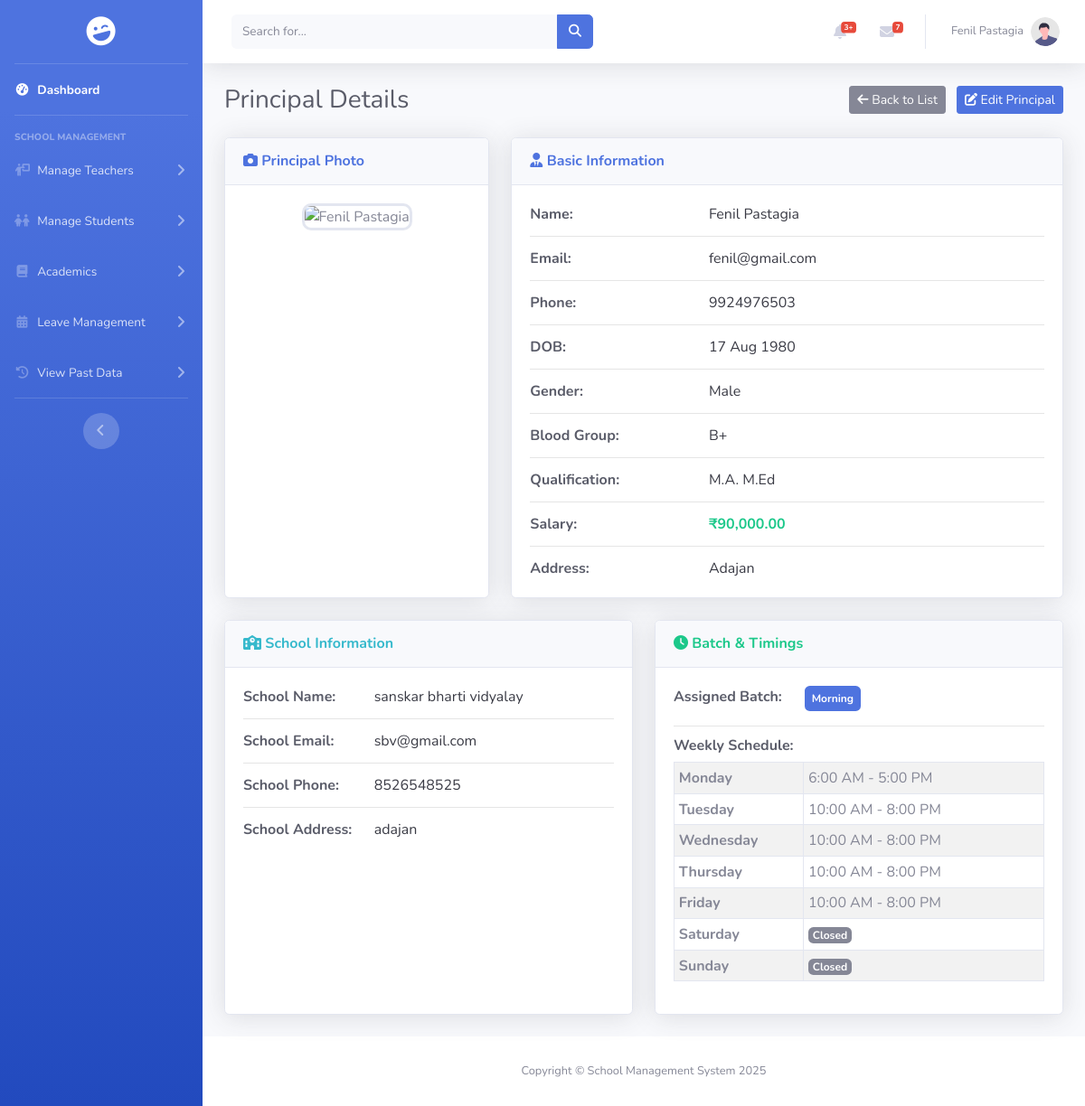
Page /pages/principal/view.php?id=10 (signed in) on the committed database.
### tables this page shows
CREATE TABLE `principal` (
  `id` int(11) NOT NULL,
  `principal_image` varchar(255) DEFAULT NULL,
  `school_id` int(11) DEFAULT NULL,
  `principal_name` varchar(50) DEFAULT NULL,
  `email` varchar(50) NOT NULL,
  `password` varchar(255) NOT NULL,
  `phone` varchar(10) DEFAULT NULL,
  `principal_dob` date DEFAULT NULL,
  `gender` enum('Male','Female','Others') NOT NULL,
  `blood_group` enum('A+','A-','B+','B-','AB+','AB-','O+','O-') NOT NULL,
  `address` text DEFAULT NULL,
  `qualification` varchar(50) DEFAULT NULL,
  `salary` decimal(10,2) DEFAULT NULL,
  `batch` enum('Morning','Evening') DEFAULT NULL
);

CREATE TABLE `school` (
  `id` int(11) NOT NULL,
  `school_logo` varchar(255) DEFAULT NULL,
  `school_name` varchar(100) DEFAULT NULL,
  `email` varchar(50) DEFAULT NULL,
  `phone` varchar(10) DEFAULT NULL,
  `school_opening` date DEFAULT NULL,
  `school_type` enum('Government','Private') DEFAULT NULL,
  `education_board` set('CBSE','State','IGCSE') DEFAULT NULL,
  `school_medium` set('English','Hindi','Regional Language') DEFAULT NULL,
  `school_category` set('Pre-Primary','Primary','Upper Primary','Secondary','Higher Secondary') DEFAULT NULL,
  `address` text DEFAULT NULL
);

CREATE TABLE `principal_timings` (
  `timing_id` int(11) NOT NULL,
  `principal_id` int(11) NOT NULL,
  `day_of_week` enum('Monday','Tuesday','Wednesday','Thursday','Friday','Saturday','Sunday') NOT NULL,
  `opens_at` time DEFAULT NULL,
  `closes_at` time DEFAULT NULL,
  `is_closed` tinyint(1) NOT NULL DEFAULT 0
);

### pages/principal/view.php (the view, shortened to what this page needs)
<?php
include_once "../../includes/connect.php";
$principal_id = isset($_GET['id']) ? intval($_GET['id']) : 0;
$query_principal = "SELECT p.*, s.school_name, s.address as school_address, s.phone as school_phone, s.email as school_email
          FROM principal p
          LEFT JOIN school s ON p.school_id = s.id
          WHERE p.id = ?";
$stmt_principal = mysqli_prepare($conn, $query_principal);
mysqli_stmt_bind_param($stmt_principal, "i", $principal_id);
mysqli_stmt_execute($stmt_principal);
$result_principal = mysqli_stmt_get_result($stmt_principal);
$principal = mysqli_fetch_assoc($result_principal);
$timings = [];
$query_timings = "SELECT * FROM principal_timings WHERE principal_id = ?";
$stmt_timings = mysqli_prepare($conn, $query_timings);
mysqli_stmt_bind_param($stmt_timings, "i", $principal_id);
mysqli_stmt_execute($stmt_timings);
$result_timings = mysqli_stmt_get_result($stmt_timings);
while($row = mysqli_fetch_assoc($result_timings)){
    $timings[$row['day_of_week']] = $row;
}
$photo_path = $principal['principal_image'];
$default_photo = "../../assets/img/default-user.jpg";
if (!empty($photo_path) && !file_exists($photo_path)) {
    $photo_path = $default_photo;
} elseif (empty($photo_path)) {
    $photo_path = $default_photo;
}
?>
<!DOCTYPE html>
<html lang="en">
<head>
    <link href="../../assets/vendor/fontawesome-free/css/all.min.css" rel="stylesheet" type="text/css">
    <link rel="stylesheet" href="https://cdnjs.cloudflare.com/ajax/libs/font-awesome/6.5.2/css/all.min.css" />
    <link href="../../assets/css/sb-admin-2.min.css" rel="stylesheet">
</head>
<body id="page-top">
    <div id="wrapper">
    <?php include '../../includes/sidebar.php';?>
        <div id="content-wrapper" class="d-flex flex-column">
            <div id="content">
                <?php include_once '../../includes/header.php'; ?>
                <div class="container-fluid">
                    <div class="d-sm-flex align-items-center justify-content-between mb-4">
                        <h1 class="h3 mb-0 text-gray-800">Principal Details</h1>
                        <div>
                            <a href="principal_list.php" class="btn btn-secondary btn-sm mr-2"><i class="fas fa-arrow-left"></i> Back to List</a>
                            <a href="edit.php?id=<?php echo $principal['id']; ?>" class="btn btn-primary btn-sm"><i class="fas fa-edit"></i> Edit Principal</a>
                        </div>
                    </div>
                    <div class="row">
                        <div class="col-lg-4 mb-4">
                            <div class="card shadow h-100">
                                <div class="card-header py-3"><h6 class="m-0 font-weight-bold text-primary"><i class="fas fa-camera"></i> Principal Photo</h6></div>
                                <div class="card-body text-center">
                                    <img src="<?php echo htmlspecialchars($photo_path); ?>" alt="<?php echo htmlspecialchars($principal['principal_name']); ?>" class="principal-photo">
                                </div>
                            </div>
                        </div>
                        <div class="col-lg-8 mb-4">
                            <div class="card shadow h-100">
                                <div class="card-header py-3"><h6 class="m-0 font-weight-bold text-primary"><i class="fas fa-user-tie"></i> Basic Information</h6></div>
                                <div class="card-body">
                                    <div class="row"><div class="col-sm-4 info-label">Name:</div><div class="col-sm-8 info-value"><?php echo htmlspecialchars($principal['principal_name'] ?? 'N/A'); ?></div></div><hr>
                                    <div class="row"><div class="col-sm-4 info-label">Email:</div><div class="col-sm-8 info-value"><?php echo htmlspecialchars($principal['email']); ?></div></div><hr>
                                    <div class="row"><div class="col-sm-4 info-label">Phone:</div><div class="col-sm-8 info-value"><?php echo htmlspecialchars($principal['phone']); ?></div></div><hr>
                                    <div class="row"><div class="col-sm-4 info-label">DOB:</div><div class="col-sm-8 info-value"><?php echo htmlspecialchars(date("d M Y", strtotime($principal['principal_dob']))); ?></div></div><hr>
                                    <div class="row"><div class="col-sm-4 info-label">Gender:</div><div class="col-sm-8 info-value"><?php echo htmlspecialchars($principal['gender']); ?></div></div><hr>
                                    <div class="row"><div class="col-sm-4 info-label">Blood Group:</div><div class="col-sm-8 info-value"><?php echo htmlspecialchars($principal['blood_group']); ?></div></div><hr>
                                    <div class="row"><div class="col-sm-4 info-label">Qualification:</div><div class="col-sm-8 info-value"><?php echo htmlspecialchars($principal['qualification']); ?></div></div><hr>
                                    <div class="row"><div class="col-sm-4 info-label">Salary:</div><div class="col-sm-8 info-value font-weight-bold text-success">₹<?php echo number_format($principal['salary'], 2); ?></div></div><hr>
                                    <div class="row"><div class="col-sm-4 info-label">Address:</div><div class="col-sm-8 info-value"><?php echo htmlspecialchars($principal['address']); ?></div></div>
                                </div>
                            </div>
                        </div>
                        <div class="col-lg-6 mb-4">
                            <div class="card shadow h-100">
                                <div class="card-header py-3"><h6 class="m-0 font-weight-bold text-info"><i class="fas fa-school"></i> School Information</h6></div>
                                <div class="card-body">
                                    <div class="row"><div class="col-sm-4 info-label">School Name:</div><div class="col-sm-8 info-value"><?php echo htmlspecialchars($principal['school_name']); ?></div></div><hr>
                                    <div class="row"><div class="col-sm-4 info-label">School Email:</div><div class="col-sm-8 info-value"><?php echo htmlspecialchars($principal['school_email']); ?></div></div><hr>
                                    <div class="row"><div class="col-sm-4 info-label">School Phone:</div><div class="col-sm-8 info-value"><?php echo htmlspecialchars($principal['school_phone']); ?></div></div><hr>
                                    <div class="row"><div class="col-sm-4 info-label">School Address:</div><div class="col-sm-8 info-value"><?php echo htmlspecialchars($principal['school_address']); ?></div></div>
                                </div>
                            </div>
                        </div>
                        <div class="col-lg-6 mb-4">
                            <div class="card shadow h-100">
                                <div class="card-header py-3"><h6 class="m-0 font-weight-bold text-success"><i class="fas fa-clock"></i> Batch & Timings</h6></div>
                                <div class="card-body">
                                    <div class="row mb-3">
                                        <div class="col-sm-4 info-label">Assigned Batch:</div>
                                        <div class="col-sm-8 info-value">
                                            <span class="badge badge-<?php echo ($principal['batch'] == 'Morning') ? 'primary' : 'warning'; ?> p-2"><?php echo htmlspecialchars($principal['batch'] ?? 'N/A'); ?></span>
                                        </div>
                                    </div>
                                    <hr>
                                    <h6 class="info-label mb-2">Weekly Schedule:</h6>
                                    <?php if (!empty($timings)): ?>
                                        <table class="table table-sm table-bordered table-striped table-timings">
                                            <tbody>
                                                <?php
                                                $days = ['Monday', 'Tuesday', 'Wednesday', 'Thursday', 'Friday', 'Saturday', 'Sunday'];
                                                foreach ($days as $day):
                                                    $day_timing = $timings[$day] ?? null;
                                                ?>
                                                <tr>
                                                    <th><?php echo $day; ?></th>
                                                    <td>
                                                        <?php if ($day_timing && !empty($day_timing['is_closed'])): ?>
                                                            <span class="badge badge-secondary">Closed</span>
                                                        <?php elseif ($day_timing && !empty($day_timing['opens_at'])): ?>
                                                            <?php echo date("g:i A", strtotime($day_timing['opens_at'])); ?> - <?php echo date("g:i A", strtotime($day_timing['closes_at'])); ?>
                                                        <?php else: ?>
                                                            <span class="text-muted">Not Set</span>
                                                        <?php endif; ?>
                                                    </td>
                                                </tr>
                                                <?php endforeach; ?>
                                            </tbody>
                                        </table>
                                    <?php else: ?>
                                        <div class="alert alert-warning small">No weekly schedule has been set for this principal.</div>
                                    <?php endif; ?>
                                </div>
                            </div>
                        </div>
                    </div>
                </div>
            </div>
            <?php include '../../includes/footer.php'; ?>
        </div>
    </div>
</body>
</html>

### pages/principal/view.php (style rules this page uses)
.principal-photo { width: 150px; height: 150px; object-fit: cover; border-radius: 10px; border: 3px solid #e3e6f0; }
.info-label { font-weight: bold; color: #5a5c69; }
.info-value { color: #3a3b45; }
.card-body hr { margin-top: 0.75rem; margin-bottom: 0.75rem; }
.table-timings th { width: 35%; }

### rows in the picture
principal: principal_name "Fenil Pastagia", email "fenil@gmail.com", phone "9924976503", principal_dob "17 Aug 1980", gender "Male", blood_group "B+", qualification "M.A. M.Ed", salary "90,000.00", address "Adajan", school.school_name "sanskar bharti vidyalay", school.email "sbv@gmail.com", school.phone "8526548525", school.address "adajan", batch "Morning"
principal_timings: day "Monday", opens_at "6:00 AM", closes_at "5:00 PM"
principal_timings: day "Tuesday", opens_at "10:00 AM", closes_at "8:00 PM"
principal_timings: day "Wednesday", opens_at "10:00 AM", closes_at "8:00 PM"
principal_timings: day "Thursday", opens_at "10:00 AM", closes_at "8:00 PM"
principal_timings: day "Friday", opens_at "10:00 AM", closes_at "8:00 PM"

### other values in the picture
$userName "Fenil Pastagia"
$day "Saturday"
$day "Sunday"
